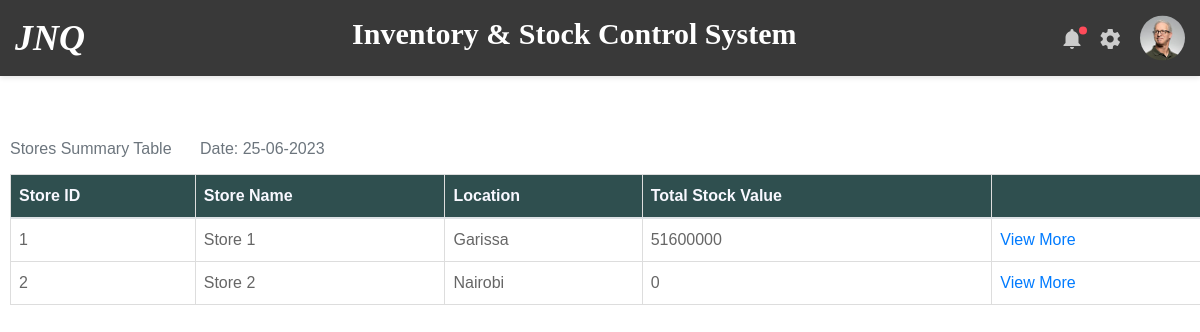
Before: /view_stores with the older database file.
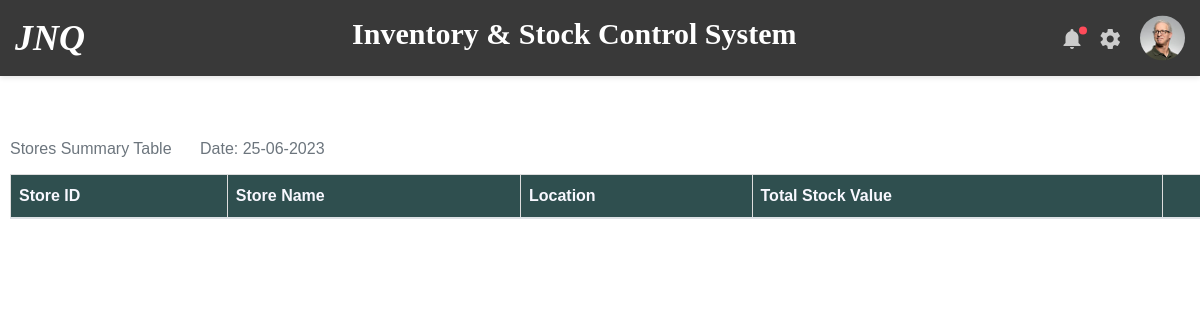
After: the same page with the newer database file.
### inventory/models.py (models this page shows)
class Store(db.Model):
    id = db.Column(db.Integer, primary_key=True)
    store_name = db.Column(db.String(60), nullable=False, unique=True)
    location = db.Column(db.String(60), nullable=False)
    date_registered = db.Column(db.DateTime, default=datetime.now())
    user_id = db.Column(db.Integer, db.ForeignKey('user.id'))
    store_stock = db.relationship('StoreStock', backref='store', lazy=True)
    stock_in = db.relationship('StockIn', backref='store', lazy=True)
    stock_out = db.relationship('StockOut', backref='store', lazy=True)

### inventory/routes.py (the view)
@app.route('/view_stores', methods=['GET', 'POST'])
def view_stores():
    stores = Store.query.all()
    date = today_date()
    store_stock_lookup = {}
    for store in stores:
        stock_value_list = []
        for product in store.store_stock:
            stock_value_list.append(product.item_value)
        total_stock_value = sum(stock_value_list)
        store_stock_lookup[store.id] = total_stock_value
    return render_template('view_stores.html', store_stock_lookup=store_stock_lookup, stores=stores, date=date)

### inventory/routes.py (called while the page is built)
def today_date():
    date_today = datetime.today().strftime('%d-%m-%Y')
    return date_today

### inventory/templates/view_stores.html
{% extends 'layout.html' %}
{% block content %}
     <table class="table">
         <caption style="caption-side: top">Stores Summary Table<span class="ml-4"> Date: {{date}}</span></caption>
          <thead>
            <tr>
              <th scope="col">Store ID</th>
              <th scope="col">Store Name</th>
              <th scope="col">Location</th>
              <th scope="col">Total Stock Value</th>
              <th scope="col"></th>
            </tr>
          </thead>
          <tbody>
          {% for store in stores %}
            <tr>
              <td>{{ store.id }}</td>
              <td>{{store.store_name }}</td>
              <td>{{store.location}}</td>
              <td>{{ store_stock_lookup[store.id] }}</td>
              <td><a href="{{ url_for('view_store', store_id=store.id )}}">View More</a></td>
            </tr>
          {% endfor %}
          </tbody>
     </table>
{% endblock %}

Changed rows visible on the page:
removed Store: id "1", store_name "Store 1", location "Garissa", store_stock_lookup "51600000"
removed Store: id "2", store_name "Store 2", location "Nairobi", store_stock_lookup "0"
